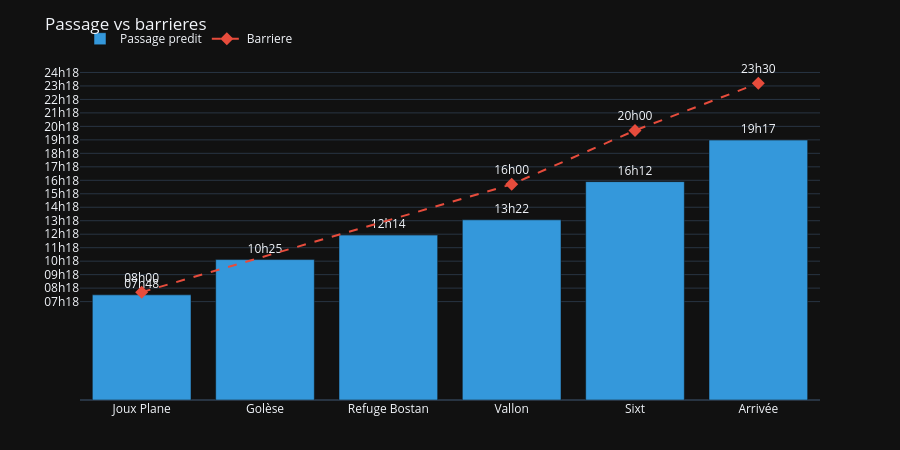

Notebook code cell kept with this figure:
### Markdown cell above
## 9. Heures de passage vs barrieres

### Code cell
labels    = [r.split('->')[-1].strip() for r in df_splits['Troncon']]
t_passage = [int(r['Heure arr.'][:2]) * 60 + int(r['Heure arr.'][3:])
             for _, r in df_splits.iterrows()]
labels_b  = [n for n, _, h in BARRIERES if h is not None]
t_barr    = [parse_hhmm(h) for _, _, h in BARRIERES if h is not None]

def fmt(m):
    return f'{int(m)//60:02d}h{int(m)%60:02d}'

tick_vals = list(range(int(min(t_passage + t_barr)) - 30,
                       int(max(t_passage + t_barr)) + 60, 60))
fig = go.Figure()
fig.add_trace(go.Bar(
    x=labels, y=t_passage, name='Passage predit',
    marker_color='#3498db',
    text=[fmt(t) for t in t_passage], textposition='outside',
))
fig.add_trace(go.Scatter(
    x=labels_b, y=t_barr, mode='markers+lines+text',
    name='Barriere', marker=dict(color='#e74c3c', size=10, symbol='diamond'),
    line=dict(color='#e74c3c', dash='dash'),
    text=[fmt(t) for t in t_barr], textposition='top center',
))
fig.update_layout(
    template='plotly_dark', title='Passage vs barrieres',
    yaxis=dict(tickvals=tick_vals, ticktext=[fmt(v) for v in tick_vals]),
    height=450, margin=dict(t=60, b=50),
    legend=dict(orientation='h', yanchor='bottom', y=1.02),
)
fig.show()

### Figure 1 — Plotly figure (JSON) as saved in the notebook; plotly's stock layout.template omitted (floating-point values rounded to 4 significant figures)
{"data": [{"marker": {"color": "#3498db"}, "name": "Passage predit", "text": ["07h48", "10h25", "12h14", "13h22", "16h12", "19h17"], "textposition": "outside", "type": "bar", "x": ["Joux Plane", "Golèse", "Refuge Bostan", "Vallon", "Sixt", "Arrivée"], "y": [468, 625, 734, 802, 972, 1157]}, {"line": {"color": "#e74c3c", "dash": "dash"}, "marker": {"color": "#e74c3c", "size": 10, "symbol": "diamond"}, "mode": "markers+lines+text", "name": "Barriere", "text": ["08h00", "16h00", "20h00", "23h30"], "textposition": "top center", "type": "scatter", "x": ["Joux Plane", "Vallon", "Sixt", "Arrivée"], "y": [480, 960, 1200, 1410]}], "layout": {"height": 450, "legend": {"orientation": "h", "y": 1.02, "yanchor": "bottom"}, "margin": {"b": 50, "t": 60}, "title": {"text": "Passage vs barrieres"}, "yaxis": {"ticktext": ["07h18", "08h18", "09h18", "10h18", "11h18", "12h18", "13h18", "14h18", "15h18", "16h18", "17h18", "18h18", "19h18", "20h18", "21h18", "22h18", "23h18", "24h18"], "tickvals": [438, 498, 558, 618, 678, 738, 798, 858, 918, 978, 1038, 1098, 1158, 1218, 1278, 1338, 1398, 1458]}}}
